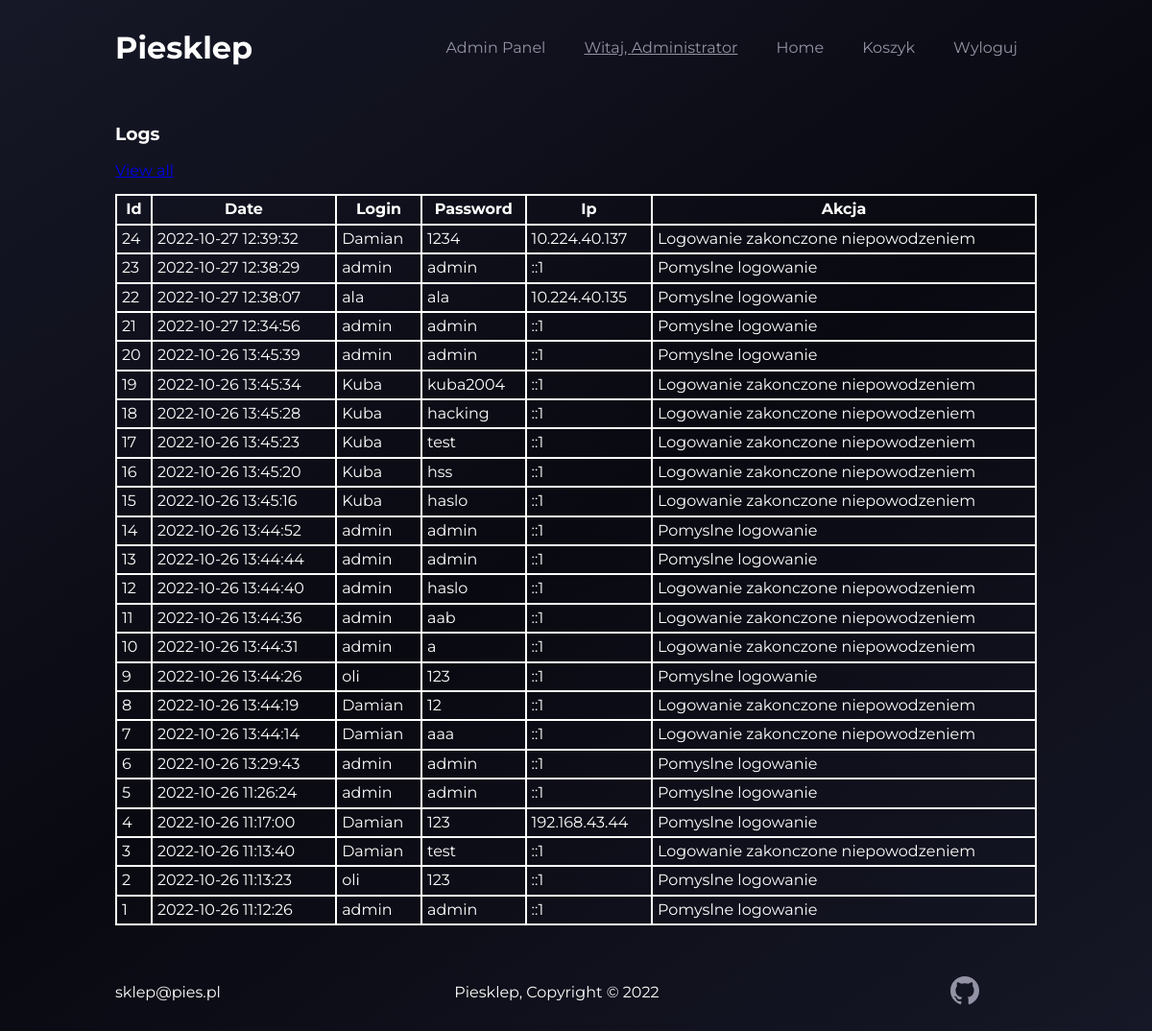
Screenshot of /piesklep/admin/logs.php (signed in) with the database file from the repository.
### tables this page shows
CREATE TABLE `logs` (
  `id` int(11) NOT NULL,
  `time` timestamp NOT NULL DEFAULT current_timestamp(),
  `login` varchar(50) NOT NULL,
  `password` varchar(100) NOT NULL,
  `ip` varchar(50) NOT NULL,
  `action` varchar(50) NOT NULL
);

### piesklep/admin/logs.php (the view, shortened to what this page needs)
<!DOCTYPE html>
<html lang="en">
<head>
  <link rel="stylesheet" href="/css/normalize.css" />
  <link rel="stylesheet" href="/css/main.css" />
</head>
<body>
  <div class="c-header">
    <div class="o-container">
      <div class="c-header__content">
        <div class="c-logo">
          <h1 class="c-logo__text">Piesklep</h1>
        </div>
        <div class="c-nav">
          <ul class="c-nav__list">
            <?php
            if ($_SESSION['admin'] == '1') {
              echo "<li class='c-nav__item'><a href='/admin' class='c-nav__link'>Admin Panel</a></li>";
            }
            ?>
            <li class="c-nav__item">
              <a href class="c-nav__link" style="text-decoration: underline">Witaj, <?php echo $_SESSION['name'] ?></a>
            </li>
            <li class="c-nav__item">
              <a href="/" class="c-nav__link">Home</a>
            </li>
            <li class="c-nav__item">
              <a href="/cart.php" class="c-nav__link">Koszyk</a>
            </li>
            <li class="c-nav__item">
              <a href="/logout.php" class="c-nav__link">Wyloguj</a>
            </li>
          </ul>
        </div>
      </div>
    </div>
  </div>
  <div class="c-panel">
    <div class="o-container">
      <h3>Logs</h3>
      <a href='/admin/logs.php'>View all</a>
      <table style="width:100%; margin-top: 15px">
        <tr>
          <th>Id</th>
          <th>Date</th>
          <th>Login</th>
          <th>Password</th>
          <th>Ip</th>
          <th>Akcja</th>
        </tr>
        <?php
        include '../misc/connection.php';
        $stmt = $connection->prepare("SELECT * FROM logs ORDER BY Id DESC LIMIT 1000");
        $stmt->execute();
        $result = $stmt->get_result();
        while ($row = mysqli_fetch_array($result)) {
          $id = $row['id'];
          $date = $row['time'];
          $login = $row['login'];
          $password = $row['password'];
          $ip = $row['ip'];
          $action = $row['action'];
          echo "<tr>
          <td>$id</td>
          <td>$date</td>
          <td>$login</td>
          <td>$password</td>
          <td>$ip</td>
          <td>$action</td>
          </tr>";
        }
        ?>
      </table>
    </div>
  </div>
  <div class="c-footer">
    <div class="o-container">
      <div class="c-footer__content">
        <a>
          <p class="c-footer__mail">sklep@pies.pl</p>
        </a>
        <p>Piesklep, Copyright © 2022</p>
        <div class="c-footer__socials">
          <a href="https://github.com/" target="_blank">
          </a>
        </div>
      </div>
    </div>
  </div>
</body>
</html>

### piesklep/css/main.css (style rules this page uses)
body { font-family: 'Montserrat', sans-serif; background-image: linear-gradient(145deg, #161827, #090911, #161827); color: #ffffff; }
.o-container { max-width: 80%; margin: 0 auto; }
.c-header__content { height: 100px; display: flex; justify-content: space-between; align-items: center; overflow: hidden; transition: 0.2s; }
.c-nav__list { list-style: none; padding: 0; display: flex; flex-direction: row; }
.c-nav__item { padding: 10px; margin: 0 10px; cursor: pointer; }
.c-nav__link { color: #9393a5; text-decoration: none; transition: 0.2s; }
.c-panel { min-height: calc(100vh - 220px); padding: 10px 0 10px 0; box-sizing: border-box; }
.c-footer__content { height: 120px; display: flex; justify-content: space-between; align-items: center; }
.c-footer__mail { margin: 0; }
.c-footer__socials { display: flex; justify-content: center; width: 150px; }
.c-footer__social { fill: #9393a5; transition: 0.2s; margin: 0 8px; }
table, th, td { border: 2px solid white; border-collapse: collapse; padding: 5px; }

### rows the page displays
logs: id "24", time "2022-10-27 12:39:32", login "Damian", password "1234", ip "10.224.40.137", action "Logowanie zakonczone niepowodzeniem"
logs: id "23", time "2022-10-27 12:38:29", login "admin", password "admin", ip "::1", action "Pomyslne logowanie"
logs: id "22", time "2022-10-27 12:38:07", login "ala", password "ala", ip "10.224.40.135", action "Pomyslne logowanie"
logs: id "21", time "2022-10-27 12:34:56", login "admin", password "admin", ip "::1", action "Pomyslne logowanie"
logs: id "20", time "2022-10-26 13:45:39", login "admin", password "admin", ip "::1", action "Pomyslne logowanie"
logs: id "19", time "2022-10-26 13:45:34", login "Kuba", password "kuba2004", ip "::1", action "Logowanie zakonczone niepowodzeniem"
logs: id "18", time "2022-10-26 13:45:28", login "Kuba", password "hacking", ip "::1", action "Logowanie zakonczone niepowodzeniem"
logs: id "17", time "2022-10-26 13:45:23", login "Kuba", password "test", ip "::1", action "Logowanie zakonczone niepowodzeniem"
logs: id "16", time "2022-10-26 13:45:20", login "Kuba", password "hss", ip "::1", action "Logowanie zakonczone niepowodzeniem"
logs: id "15", time "2022-10-26 13:45:16", login "Kuba", password "haslo", ip "::1", action "Logowanie zakonczone niepowodzeniem"
logs: id "14", time "2022-10-26 13:44:52", login "admin", password "admin", ip "::1", action "Pomyslne logowanie"
logs: id "13", time "2022-10-26 13:44:44", login "admin", password "admin", ip "::1", action "Pomyslne logowanie"
logs: id "12", time "2022-10-26 13:44:40", login "admin", password "haslo", ip "::1", action "Logowanie zakonczone niepowodzeniem"
logs: id "11", time "2022-10-26 13:44:36", login "admin", password "aab", ip "::1", action "Logowanie zakonczone niepowodzeniem"
logs: id "10", time "2022-10-26 13:44:31", login "admin", password "a", ip "::1", action "Logowanie zakonczone niepowodzeniem"
logs: id "9", time "2022-10-26 13:44:26", login "oli", password "123", ip "::1", action "Pomyslne logowanie"
logs: id "8", time "2022-10-26 13:44:19", login "Damian", password "12", ip "::1", action "Logowanie zakonczone niepowodzeniem"
logs: id "7", time "2022-10-26 13:44:14", login "Damian", password "aaa", ip "::1", action "Logowanie zakonczone niepowodzeniem"
logs: id "6", time "2022-10-26 13:29:43", login "admin", password "admin", ip "::1", action "Pomyslne logowanie"
logs: id "5", time "2022-10-26 11:26:24", login "admin", password "admin", ip "::1", action "Pomyslne logowanie"
logs: id "4", time "2022-10-26 11:17:00", login "Damian", password "123", ip "192.168.43.44", action "Pomyslne logowanie"
logs: id "3", time "2022-10-26 11:13:40", login "Damian", password "test", ip "::1", action "Logowanie zakonczone niepowodzeniem"
logs: id "2", time "2022-10-26 11:13:23", login "oli", password "123", ip "::1", action "Pomyslne logowanie"
logs: id "1", time "2022-10-26 11:12:26", login "admin", password "admin", ip "::1", action "Pomyslne logowanie"

### other values shown
$_SESSION['name'] "Administrator"
